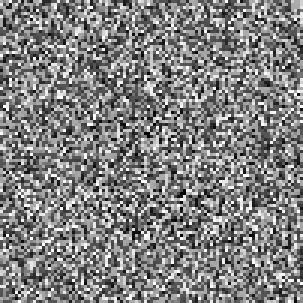
#> input picture crenc.png, 101 x 101 px (shown 3 times larger)
$ jupyter execute DECODE.ipynb
#> lines starting #> are read from the running program, lines starting #| are printed output that depends on the picture
[cell 1]
from PIL import Image
import numpy as np
from matplotlib.pyplot import imshow
import cv2

[cell 2]
im = Image.open("crenc.png", 'r')
#> im is the input picture: PIL image 101x101 RGB; mean R, G, B 128.3, 128.3, 128.3
imshow(np.asarray(im))
print("[+] MESSAGE RECEIVED FROM BATTALION 7.")

[cell 3]
def getImageMatrix(imageName):
    im = Image.open(imageName)
    pix = im.load()
    color = 1
    if type(pix[0,0]) == int:
        color = 0
    image_size = im.size
    image_matrix = []
    for width in range(int(image_size[0])):
        row = []
        for height in range(int(image_size[1])):
                row.append((pix[width,height]))
        image_matrix.append(row)
    return image_matrix,image_size[0],color

[cell 4]
def dec(bitSequence):
    decimal = 0
    for bit in bitSequence:
        decimal = decimal * 2 + int(bit)
    return decimal

[cell 5]
def genMap(dimension, key):
    x = key[0]
    y = key[1]
    sequenceSize = dimension * dimension * 8 #Total Number of bitSequence produced
    bitSequence = []    #Each bitSequence contains 8 bits
    byteArray = []      #Each byteArray contains m( i.e 512 in this case) bitSequence
    TImageMatrix = []   #Each TImageMatrix contains m*n byteArray( i.e 512 byteArray in this case)
    for i in range(sequenceSize):
        xN = y + 1 - 1.4 * x**2
        yN = 0.3 * x
        x = xN
        y = yN
        if xN <= 0.4:
            bit = 0
        else:
            bit = 1
        try:
            bitSequence.append(bit)
        except:
            bitSequence = [bit]
        if i % 8 == 7:
            decimal = dec(bitSequence)
            try:
                byteArray.append(decimal)
            except:
                byteArray = [decimal]
            bitSequence = []
        byteArraySize = dimension*8
        if i % byteArraySize == byteArraySize-1:
            try:
                TImageMatrix.append(byteArray)
            except:
                TImageMatrix = [byteArray]
            byteArray = []
    return TImageMatrix

[cell 6]
def Decryption(imageNameEnc, key):
    imageMatrix, dimension, color = getImageMatrix(imageNameEnc)
    transformationMatrix = genMap(dimension, key)
    pil_im = Image.open(imageNameEnc, 'r')
    imshow(np.asarray(pil_im))
    henonDecryptedImage = []
    for i in range(dimension):
        row = []
        for j in range(dimension):
            try:
                if color:
                    row.append(tuple([transformationMatrix[i][j] ^ x for x in imageMatrix[i][j]]))
                else:
                    row.append(transformationMatrix[i][j] ^ imageMatrix[i][j])
            except:
                if color:
                    row = [tuple([transformationMatrix[i][j] ^ x for x in imageMatrix[i][j]])]
                else :
                    row = [transformationMatrix[i][j] ^ x for x in imageMatrix[i][j]]
        try:
            henonDecryptedImage.append(row)
        except:
            henonDecryptedImage = [row]
    if color:
        im = Image.new("RGB", (dimension, dimension))
    else:
        im = Image.new("L", (dimension, dimension)) # L is for Black and white pixels

    pix = im.load()
    for x in range(dimension):
        for y in range(dimension):
            pix[x, y] = henonDecryptedImage[x][y]
    im.save("drenc.png", "PNG")

[cell 7]
def to_bin(data):#Convert `data` to binary format as string
    if isinstance(data, str):
        return ''.join([ format(ord(i), "08b") for i in data ])
    elif isinstance(data, bytes) or isinstance(data, np.ndarray):
        return [ format(i, "08b") for i in data ]
    elif isinstance(data, int) or isinstance(data, np.uint8):
        return format(data, "08b")
    else:
        raise TypeError("Type not supported.")

[cell 8]
key = (0.1,0.1)
Decryption("crenc.png", key)
#> after the loop in getImageMatrix, `for width in range(int(image_size[0])):`: image_matrix = 101 items
#> in Decryption, `imageMatrix, dimension, color = getImageMatrix(imageNameEnc)`: dimension = 101; color = 1
#> in genMap, `sequenceSize = dimension * dimension * 8`: sequenceSize = 81608
#> in Decryption, `transformationMatrix = genMap(dimension, key)`: transformationMatrix = 101 items
#> in Decryption, `im = Image.new("RGB", (dimension, dimension))`: im: PIL image 101x101 RGB; every value is 0
#> in Decryption, `im.save("drenc.png", "PNG")`:
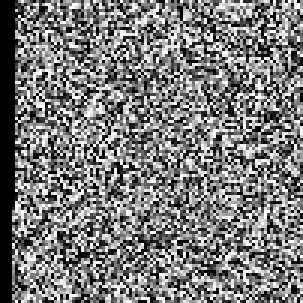
#> saved as drenc.png: PIL image 101x101 RGB (shown 3 times larger); mean R, G, B 121.1, 121.1, 121.1
im = Image.open("drenc.png", 'r')
imshow(np.asarray(im))
print("[+] TIER-1 DECRYPTED")
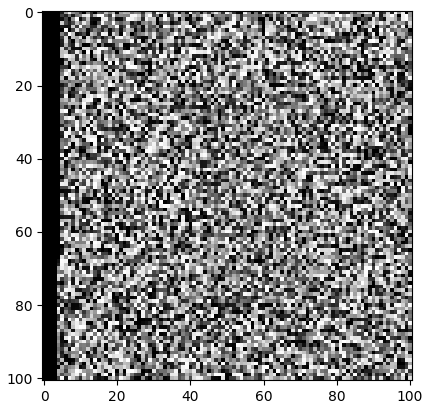
#> figure drawn by matplotlib, 1 panel

[cell 9]
def decode(image_name):
    print("[+] Decoding...")
    # read the image
    image = cv2.imread("drenc.png")
    binary_data = ""
    for row in image:
        for pixel in row:
            r, g, b = to_bin(pixel)
            binary_data += r[-1]
            binary_data += g[-1]
            binary_data += b[-1]
    # split by 8-bits
    all_bytes = [ binary_data[i: i+8] for i in range(0, len(binary_data), 8) ]
    # convert from bits to characters
    decoded_data = ""
    for byte in all_bytes:
        decoded_data += chr(int(byte, 2))
        if decoded_data[-5:] == "=====":
            break
    return decoded_data[:-5]

[cell 10]
decoded_data = decode("drenc.png")
#> the loop in decode, `for row in image:` made 101 passes
#> in decode, `all_bytes = [ binary_data[i: i+8] for i in range(0, len(binary_data), ..`: all_bytes = 3826 items, first 6: '01000101', '01001111', '10111010', '10110010', '11010110', '11100000'
#> the loop in decode, `for byte in all_bytes:` made 3826 passes
#> byte on passes 21 to 23: '10010100', '10101011', '11000000'
print("[+] Decoded data:", decoded_data)
#> (printed output is left out)
print("[+]TIER-2 DECRYPTED\nMESSAGE RECEIVED.")
